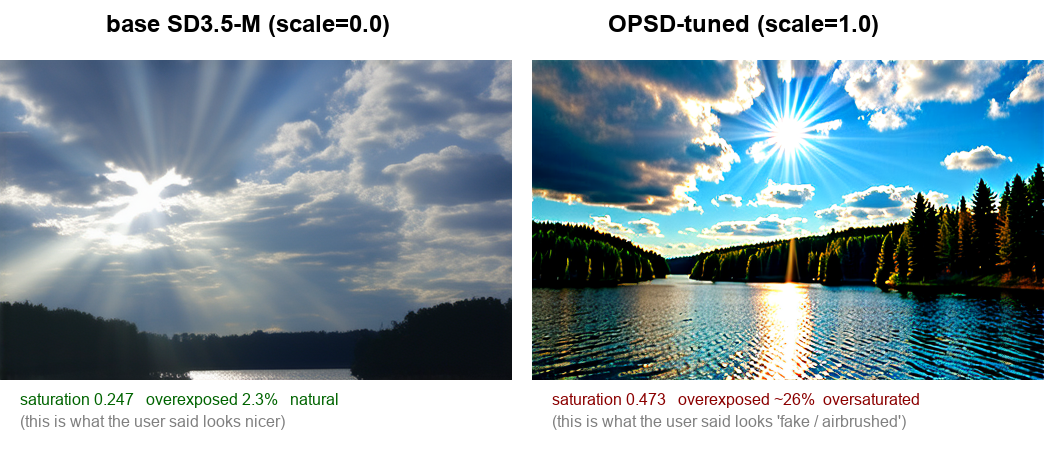
#> input picture 08-video-opsd-i2v/docs/figures/EXTREME_COMPARISON_base_vs_opsd.png, 1044 x 460 px, given as the content of the folder /t3/08-video-opsd-i2v/outputs/tier1_mini/frames_base/seed_00, which was not available
$ python diagnose_reward_hacking.py
#> lines starting #> are read from the running program, lines starting #| are printed output that depends on the picture; pictures that were not available may be replaced by others from this repository, and a replacement may not be noted
"""Reward-hacking diagnostic for OPSD-SD3.5-M first frames and DynamiCrafter clips.

Produces four quantitative measurements that each targets a specific HPSv3 reward-hacking
failure mode documented in the literature:

    1. HSV saturation histogram shift (Clark+2024, Fan+2024)
    2. RGB brightness / overexposure pixel ratio (Zhang+2024)
    3. Edge-contrast via Sobel magnitude percentile (reward favors "crispy" outputs)
    4. Frame-to-frame flow magnitude (RAFT-free, cheap frame diff) — tests whether the
       dynamic_degree +0.180 improvement is a saturation-driven artifact.

Everything reads from on-disk mini-pipeline outputs; no re-inference, no MPS use.

Outputs:
    docs/figures/reward_hacking_saturation.png
    docs/figures/reward_hacking_brightness.png
    docs/figures/reward_hacking_edge_contrast.png
    docs/figures/reward_hacking_motion_vs_pixelvar.png
    docs/figures/reward_hacking_summary.json
"""
from __future__ import annotations

import json
from pathlib import Path
from typing import Dict, List, Tuple

import imageio.v3 as iio
import matplotlib.pyplot as plt
import numpy as np
from PIL import Image


ROOT = Path(__file__).resolve().parents[1]
import os
MINI = ROOT / os.environ.get("OPSD_I2V_SOURCE", "outputs/tier1_mini")
OUT = ROOT / "docs" / "figures"
OUT.mkdir(parents=True, exist_ok=True)
print(f"[diagnose] source = {MINI}")


# ---------------------------------------------------------- loaders


def _list_frames(prefix: str) -> List[np.ndarray]:
    out: List[np.ndarray] = []
    d = MINI / f"frames_{prefix}" / "seed_00"
    for p in sorted(d.glob("*.png")):
        out.append(np.asarray(Image.open(p).convert("RGB"), dtype=np.uint8))
    return out


def _list_clips(prefix: str) -> List[np.ndarray]:
    out: List[np.ndarray] = []
    d = MINI / f"videos_{prefix}" / "seed_00"
    for p in sorted(d.glob("*.mp4")):
        out.append(np.stack(list(iio.imiter(p))))
    return out


# ---------------------------------------------------------- diagnostics


def rgb_to_hsv_sat(img: np.ndarray) -> np.ndarray:
    """Return HSV saturation channel in [0, 1]."""
    r, g, b = img[..., 0] / 255.0, img[..., 1] / 255.0, img[..., 2] / 255.0
    mx = np.maximum(np.maximum(r, g), b)
    mn = np.minimum(np.minimum(r, g), b)
    s = np.where(mx == 0, 0.0, (mx - mn) / np.maximum(mx, 1e-8))
    return s


def overexposure_ratio(img: np.ndarray, thresh: float = 0.95) -> float:
    """Fraction of pixels where ANY channel is >= thresh*255 (burned highlights)."""
    return float(((img / 255.0).max(axis=-1) >= thresh).mean())


def sobel_edge_p95(img: np.ndarray) -> float:
    """95th-percentile Sobel magnitude on grayscale."""
    g = img.astype(np.float32) @ np.array([0.299, 0.587, 0.114], dtype=np.float32)
    gy = np.diff(g, axis=0, prepend=g[:1])
    gx = np.diff(g, axis=1, prepend=g[:, :1])
    mag = np.sqrt(gx * gx + gy * gy)
    return float(np.percentile(mag, 95))


def frame_diff_rms(clip: np.ndarray) -> float:
    """Mean of RMS pixel differences across consecutive frames (0..255 scale)."""
    diffs = []
    for i in range(1, len(clip)):
        d = (clip[i].astype(np.float32) - clip[i - 1].astype(np.float32))
        diffs.append(float(np.sqrt((d * d).mean())))
    return float(np.mean(diffs)) if diffs else 0.0


def pixel_variance(clip: np.ndarray) -> float:
    """Spatial variance averaged over frames — proxy for 'how high-contrast' the clip is."""
    v = []
    for f in clip:
        v.append(float(f.astype(np.float32).var()))
    return float(np.mean(v))


# ---------------------------------------------------------- plots


def plot_saturation_hist(frames_base: List[np.ndarray],
                        frames_opsd: List[np.ndarray]) -> Dict[str, float]:
    sb = np.concatenate([rgb_to_hsv_sat(f).ravel() for f in frames_base])
    so = np.concatenate([rgb_to_hsv_sat(f).ravel() for f in frames_opsd])
    stats = {
        "base_sat_mean": float(sb.mean()),
        "opsd_sat_mean": float(so.mean()),
        "base_sat_p90":  float(np.percentile(sb, 90)),
        "opsd_sat_p90":  float(np.percentile(so, 90)),
    }
    fig, ax = plt.subplots(figsize=(7.5, 4.0))
    bins = np.linspace(0, 1, 41)
    ax.hist(sb, bins=bins, alpha=0.55, label=f"base  (μ={stats['base_sat_mean']:.3f})",
            color="#8aa6c1", density=True)
    ax.hist(so, bins=bins, alpha=0.55, label=f"OPSD (μ={stats['opsd_sat_mean']:.3f})",
            color="#e07b4a", density=True)
    ax.set_xlabel("HSV saturation")
    ax.set_ylabel("density")
    ax.set_title("Pixel-level saturation distribution\n"
                 "(first frames, both methods, all mini-pipeline samples)")
    ax.legend()
    ax.grid(axis="y", alpha=0.3)
    fig.tight_layout()
    fig.savefig(OUT / "reward_hacking_saturation.png", dpi=140)
    plt.close(fig)
    return stats


def plot_brightness(frames_base, frames_opsd) -> Dict[str, float]:
    bb = [float((f / 255.0).mean()) for f in frames_base]
    oo = [float((f / 255.0).mean()) for f in frames_opsd]
    rb = [overexposure_ratio(f) for f in frames_base]
    ro = [overexposure_ratio(f) for f in frames_opsd]
    stats = {
        "base_brightness_mean": float(np.mean(bb)),
        "opsd_brightness_mean": float(np.mean(oo)),
        "base_overexposed_frac_mean": float(np.mean(rb)),
        "opsd_overexposed_frac_mean": float(np.mean(ro)),
    }
    fig, axs = plt.subplots(1, 2, figsize=(10, 3.8))
    axs[0].bar([0, 1], [np.mean(bb), np.mean(oo)], color=["#8aa6c1", "#e07b4a"])
    axs[0].set_xticks([0, 1]); axs[0].set_xticklabels(["base", "OPSD"])
    axs[0].set_ylabel("mean brightness (0..1)")
    axs[0].set_title("Mean brightness")
    axs[0].grid(axis="y", alpha=0.3)
    axs[1].bar([0, 1], [100 * np.mean(rb), 100 * np.mean(ro)], color=["#8aa6c1", "#e07b4a"])
    axs[1].set_xticks([0, 1]); axs[1].set_xticklabels(["base", "OPSD"])
    axs[1].set_ylabel("% pixels with any channel ≥ 0.95")
    axs[1].set_title("Overexposed-pixel ratio\n(highlights clipping)")
    axs[1].grid(axis="y", alpha=0.3)
    fig.tight_layout()
    fig.savefig(OUT / "reward_hacking_brightness.png", dpi=140)
    plt.close(fig)
    return stats


def plot_edge_contrast(frames_base, frames_opsd) -> Dict[str, float]:
    eb = [sobel_edge_p95(f) for f in frames_base]
    eo = [sobel_edge_p95(f) for f in frames_opsd]
    stats = {
        "base_sobel_p95_mean": float(np.mean(eb)),
        "opsd_sobel_p95_mean": float(np.mean(eo)),
    }
    fig, ax = plt.subplots(figsize=(5.5, 3.8))
    ax.bar([0, 1], [np.mean(eb), np.mean(eo)], color=["#8aa6c1", "#e07b4a"])
    ax.set_xticks([0, 1]); ax.set_xticklabels(["base", "OPSD"])
    ax.set_ylabel("Sobel-magnitude p95")
    ax.set_title("Edge-contrast proxy\n(reward-hacking tends to overcrisp outputs)")
    ax.grid(axis="y", alpha=0.3)
    fig.tight_layout()
    fig.savefig(OUT / "reward_hacking_edge_contrast.png", dpi=140)
    plt.close(fig)
    return stats


def plot_motion_vs_pixelvar(clips_base, clips_opsd) -> Dict[str, float]:
    """Does the +0.180 dynamic_degree improvement correlate with real motion,
    or with elevated spatial variance (which inflates optical-flow magnitude)?"""
    pts_base = [(frame_diff_rms(c), pixel_variance(c)) for c in clips_base]
    pts_opsd = [(frame_diff_rms(c), pixel_variance(c)) for c in clips_opsd]
    stats = {
        "base_frame_diff_rms_mean": float(np.mean([p[0] for p in pts_base])),
        "opsd_frame_diff_rms_mean": float(np.mean([p[0] for p in pts_opsd])),
        "base_pixel_var_mean":       float(np.mean([p[1] for p in pts_base])),
        "opsd_pixel_var_mean":       float(np.mean([p[1] for p in pts_opsd])),
    }
    fig, ax = plt.subplots(figsize=(6.5, 4.5))
    ax.scatter([p[1] for p in pts_base], [p[0] for p in pts_base],
               s=120, c="#8aa6c1", label="base clips", edgecolor="black")
    ax.scatter([p[1] for p in pts_opsd], [p[0] for p in pts_opsd],
               s=120, c="#e07b4a", label="OPSD clips", edgecolor="black")
    ax.set_xlabel("spatial pixel variance (↑ = higher contrast)")
    ax.set_ylabel("frame-to-frame RMS pixel diff (↑ = more apparent motion)")
    ax.set_title("Is 'dynamic_degree' real motion or saturation artifact?\n"
                 "If OPSD lies to the upper-right, the metric is being fooled.")
    ax.legend()
    ax.grid(alpha=0.3)
    fig.tight_layout()
    fig.savefig(OUT / "reward_hacking_motion_vs_pixelvar.png", dpi=140)
    plt.close(fig)
    return stats


# ---------------------------------------------------------- main


def main() -> None:
    frames_base = _list_frames("base")
#> frames_base = 1 item
    frames_opsd = _list_frames("opsd")
#> frames_opsd = 1 item
    clips_base = _list_clips("base")
    clips_opsd = _list_clips("opsd")
    print(f"[in] frames base={len(frames_base)} opsd={len(frames_opsd)} "
          f"clips base={len(clips_base)} opsd={len(clips_opsd)}")
#| [in] frames base=1 opsd=1 clips base=0 opsd=0

    summary: Dict[str, object] = {
        "source": "outputs/tier1_mini",
        "n_frames_per_method": len(frames_base),
        "n_clips_per_method": len(clips_base),
    }
#> summary = {'source': 'outputs/tier1_mini', 'n_frames_per_method': 1, 'n_clips_per_method': 0}
    summary["saturation"] = plot_saturation_hist(frames_base, frames_opsd)
#> in plot_saturation_hist, `stats = { "base_sat_mean": float(sb.mean()), "opsd_sat_mean": float(so..`: stats = {'base_sat_mean': 0.263, 'opsd_sat_mean': 0.263, 'base_sat_p90': 0.847, 'opsd_sat_p90': 0.847}
#> in plot_saturation_hist, `fig.savefig(OUT / "reward_hacking_saturation.png", dpi=140)`:
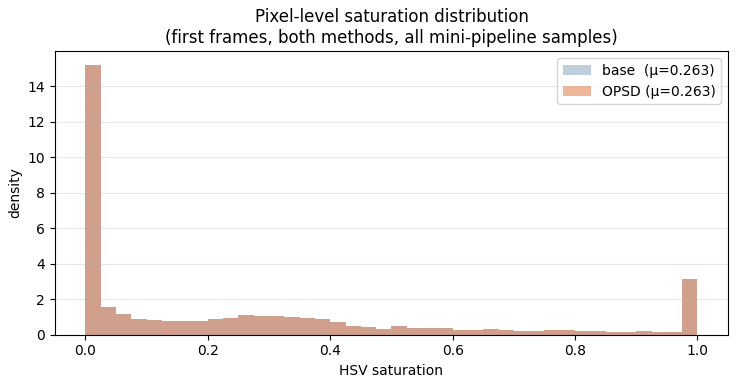
#> figure drawn by matplotlib, 1 panel; tallest bar 15.23 high, from x = -1.73e-18 to 0.025; tallest bar 15.23 high, from x = -1.73e-18 to 0.025
    summary["brightness"] = plot_brightness(frames_base, frames_opsd)
#> in plot_brightness, `bb = [float((f / 255.0).mean()) for f in frames_base]`: bb = [0.628]
#> in plot_brightness, `rb = [overexposure_ratio(f) for f in frames_base]`: rb = [0.38]
#> in plot_brightness, `stats = { "base_brightness_mean": float(np.mean(bb)), "opsd_brightness..`: stats = {'base_brightness_mean': 0.628, 'opsd_brightness_mean': 0.628, 'base_overexposed_frac_mean': 0.38, 'opsd_overexposed_frac_mean': 0.38}
#> in plot_brightness, `fig.savefig(OUT / "reward_hacking_brightness.png", dpi=140)`:
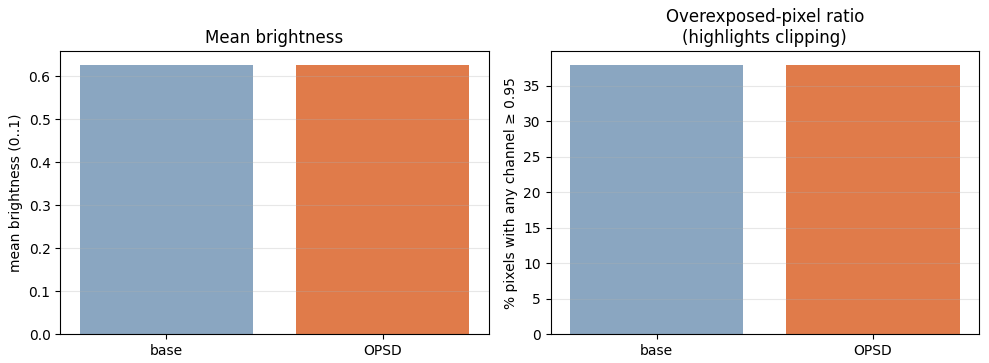
#> figure drawn by matplotlib, 2 panels
    summary["edge_contrast"] = plot_edge_contrast(frames_base, frames_opsd)
#> in plot_edge_contrast, `eb = [sobel_edge_p95(f) for f in frames_base]`: eb = [69.64]
#> in plot_edge_contrast, `stats = { "base_sobel_p95_mean": float(np.mean(eb)), "opsd_sobel_p95_m..`: stats = {'base_sobel_p95_mean': 69.64, 'opsd_sobel_p95_mean': 69.64}
#> in plot_edge_contrast, `fig.savefig(OUT / "reward_hacking_edge_contrast.png", dpi=140)`:
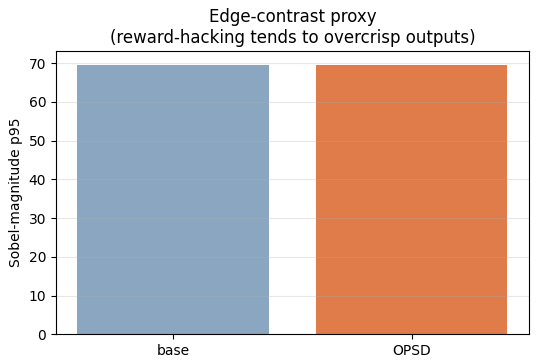
#> figure drawn by matplotlib, 1 panel
    summary["motion_vs_pixelvar"] = plot_motion_vs_pixelvar(clips_base, clips_opsd)
#> in plot_motion_vs_pixelvar, `fig.savefig(OUT / "reward_hacking_motion_vs_pixelvar.png", dpi=140)`:
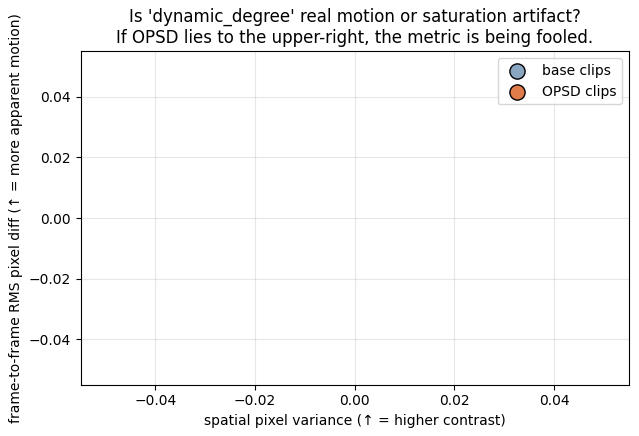
#> figure drawn by matplotlib, 1 panel

    (OUT / "reward_hacking_summary.json").write_text(json.dumps(summary, indent=2))
    print(json.dumps(summary, indent=2))
#> (printed output is left out)
    print(f"[done] figures and summary at {OUT}")


if __name__ == "__main__":
    main()
